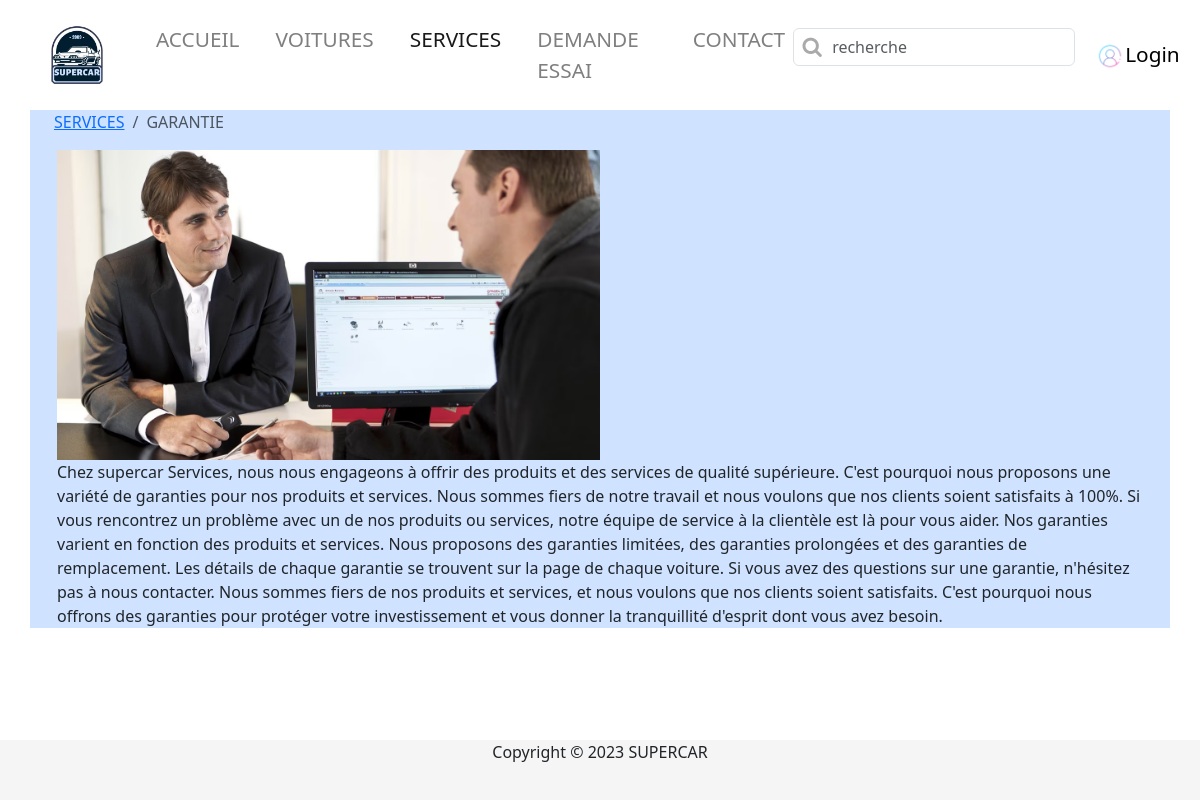
/services/detservice.php?ids=3, run on the app's committed database.
### tables this page shows
CREATE TABLE IF NOT EXISTS `service` (
  `id_service` int NOT NULL AUTO_INCREMENT,
  `nom_service` varchar(50) DEFAULT NULL,
  `image_service` varchar(100) DEFAULT NULL,
  `petitePhrases` varchar(255) DEFAULT NULL,
  `description` varchar(2000) DEFAULT NULL,
  PRIMARY KEY (`id_service`)
);

### requetes/services.php (called while the page is built, shortened)
<?php
function service(){
    global $bdd;
    $id = (int)$_GET['ids'];
    $sql = "SELECT * FROM `service` WHERE id_service=?";
    $service = $bdd -> prepare($sql);
    $service-> execute([$id]);
    $service = $service -> fetch();
    return $service;
}
?>

### services/detservice.php (the view, shortened to what this page needs)
<?php
require_once("../requetes/bdconnect.php");
include("../requetes/services.php");
if (isset($_GET['ids'])) {
  $service = service();
}else{
  header("Location : ../index.php");
}
?>
<!DOCTYPE html>
<html lang="fr">
<head>
    <link rel="stylesheet" href="https://cdnjs.cloudflare.com/ajax/libs/font-awesome/4.7.0/css/font-awesome.min.css">
    <link rel="stylesheet" href="https://cdnjs.cloudflare.com/ajax/libs/twitter-bootstrap/4.1.3/css/bootstrap.min.css">
    <link href="https://cdn.jsdelivr.net/npm/bootstrap@5.3.0-alpha1/dist/css/bootstrap.min.css" rel="stylesheet">
     <link rel="stylesheet" href="../assets/Style/style.css">
     <link rel="stylesheet" href="../assets/Style/voiture.css">
</head>
<body>
    <?php
    include("../header.php");
    ?>
<main class="container py">
    <div class="container">
      <nav aria-label="breadcrumb">
        <ol class="breadcrumb">
          <li class="breadcrumb-item"><a href="index.php">SERVICES</a></li>
          <li class="breadcrumb-item active" aria-current="page"><?=$service['nom_service']?></li>
        </ol>
      </nav>
    </div>
    <div class="col-lg-12">
        <img src="../<?=$service['image_service']?>" alt="Mon image" class="w-50 h-50">
        <p>
        <?=$service['description']?>
         </p>
    </div>
</main>
<footer>
  <div class="container">
    <div class="row">
      <div class="col-12 text-center">
        <p>Copyright © 2023 SUPERCAR</p>
      </div>
    </div>
  </div>
</footer>
</body>
</html>

### assets/Style/style.css (style rules this page uses)
footer { margin-bottom: 0; background-color: white; }

### assets/Style/voiture.css (style rules this page uses)
main { background-color: #cfe2ff; }

### services/detservice.php (style rules this page uses)
footer { position: absolute; bottom: 0; width: 100%; height: 60px; background-color: #f5f5f5; }

### data on the page
service: nom_service "GARANTIE", image_service (picture), description "Chez supercar Services, nous nous engageons à offrir des produits et des services de qualité supérieure. C'est pourquoi nous proposons une variété de garanties pour nos produits et services. Nous sommes fiers de notre travail et nous voulons que nos clients soient satisfaits à 100%. Si vous rencontrez un problème avec un de nos produits ou services, notre équipe de service à la clientèle est là pour vous aider. Nos garanties varient en fonction des produits et services. Nous proposons des garanties limitées, des garanties prolongées et des garanties de remplacement. Les détails de chaque garantie se trouvent sur la page de chaque voiture. Si vous avez des questions sur une garantie,…"
